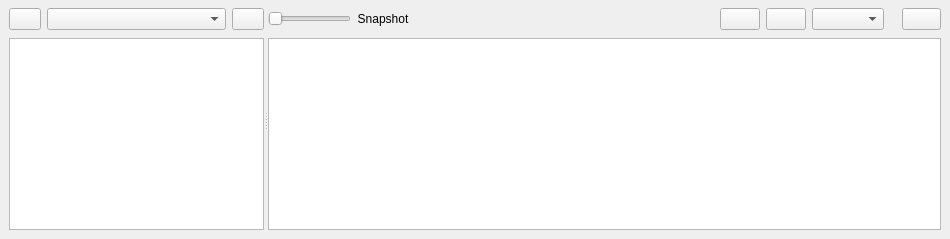
          <widget class="QWidget" name="compiledArraysTab">
           <attribute name="icon">
            <iconset resource="../Icons/icons.qrc">
             <normaloff>:/Icons/icons/spmat.png</normaloff>:/Icons/icons/spmat.png</iconset>
           </attribute>
           <attribute name="title">
            <string>Compiled arrays</string>
           </attribute>
           <layout class="QHBoxLayout" name="horizontalLayout_7">
            <property name="leftMargin">
             <number>0</number>
            </property>
            <property name="topMargin">
             <number>0</number>
            </property>
            <property name="rightMargin">
             <number>0</number>
            </property>
            <property name="bottomMargin">
             <number>0</number>
            </property>
            <item>
             <widget class="QSplitter" name="simulationDataSplitter">
              <property name="orientation">
               <enum>Qt::Orientation::Horizontal</enum>
              </property>
              <widget class="QFrame" name="frame_28">
               <property name="frameShape">
                <enum>QFrame::Shape::NoFrame</enum>
               </property>
               <property name="frameShadow">
                <enum>QFrame::Shadow::Raised</enum>
               </property>
               <layout class="QGridLayout" name="gridLayout_19">
                <property name="topMargin">
                 <number>8</number>
                </property>
                <property name="rightMargin">
                 <number>0</number>
                </property>
                <property name="verticalSpacing">
                 <number>8</number>
                </property>
                <item row="0" column="1" colspan="4">
                 <widget class="QComboBox" name="simulation_data_island_comboBox"/>
                </item>
                <item row="0" column="0">
                 <widget class="QPushButton" name="exportSimulationDataButton">
                  <property name="maximumSize">
                   <size>
                    <width>32</width>
                    <height>16777215</height>
                   </size>
                  </property>
                  <property name="toolTip">
                   <string>Export simulation data</string>
                  </property>
                  <property name="text">
                   <string/>
                  </property>
                  <property name="icon">
                   <iconset resource="../Icons/icons.qrc">
                    <normaloff>:/Icons/icons/save.png</normaloff>:/Icons/icons/save.png</iconset>
                  </property>
                 </widget>
                </item>
                <item row="0" column="5">
                 <widget class="QPushButton" name="compute_simulation_data_pushButton">
                  <property name="maximumSize">
                   <size>
                    <width>32</width>
                    <height>16777215</height>
                   </size>
                  </property>
                  <property name="toolTip">
                   <string>Update the islands dispayed</string>
                  </property>
                  <property name="text">
                   <string/>
                  </property>
                  <property name="icon">
                   <iconset resource="../Icons/icons.qrc">
                    <normaloff>:/Icons/icons/calculator.png</normaloff>:/Icons/icons/calculator.png</iconset>
                  </property>
                 </widget>
                </item>
                <item row="1" column="0" colspan="6">
                 <widget class="QTreeView" name="simulationDataStructuresTreeView">
                  <property name="animated">
                   <bool>true</bool>
                  </property>
                 </widget>
                </item>
               </layout>
              </widget>
              <widget class="QFrame" name="frame_29">
               <property name="frameShape">
                <enum>QFrame::Shape::NoFrame</enum>
               </property>
               <property name="frameShadow">
                <enum>QFrame::Shadow::Raised</enum>
               </property>
               <layout class="QGridLayout" name="gridLayout_23">
                <property name="leftMargin">
                 <number>0</number>
                </property>
                <property name="topMargin">
                 <number>8</number>
                </property>
                <property name="verticalSpacing">
                 <number>8</number>
                </property>
                <item row="0" column="3">
                 <widget class="QPushButton" name="copyArraysToNumpyButton">
                  <property name="toolTip">
                   <string>Copy to data frame to clipboard in array format</string>
                  </property>
                  <property name="text">
                   <string/>
                  </property>
                  <property name="icon">
                   <iconset resource="../Icons/icons.qrc">
                    <normaloff>:/Icons/icons/array.png</normaloff>:/Icons/icons/array.png</iconset>
                  </property>
                 </widget>
                </item>
                <item row="0" column="0">
                 <widget class="QSlider" name="compiled_arrays_step_slider">
                  <property name="toolTip">
                   <string>&lt;html&gt;&lt;head/&gt;&lt;body&gt;&lt;p&gt;&lt;span style=&quot; font-weight:700;&quot;&gt;Time slider&lt;/span&gt;&lt;/p&gt;&lt;p&gt;Move this time slider to select the appropriate time slot to view.&lt;/p&gt;&lt;p&gt;The first position sets the snapshot values, the rest attend to the time series values.&lt;/p&gt;&lt;/body&gt;&lt;/html&gt;</string>
                  </property>
                  <property name="orientation">
                   <enum>Qt::Orientation::Horizontal</enum>
                  </property>
                 </widget>
                </item>
                <item row="0" column="2">
                 <spacer name="horizontalSpacer_23">
                  <property name="orientation">
                   <enum>Qt::Orientation::Horizontal</enum>
                  </property>
                  <property name="sizeHint" stdset="0">
                   <size>
                    <width>300</width>
                    <height>20</height>
                   </size>
                  </property>
                 </spacer>
                </item>
                <item row="0" column="8">
                 <widget class="QPushButton" name="plotArraysButton">
                  <property name="minimumSize">
                   <size>
                    <width>32</width>
                    <height>0</height>
                   </size>
                  </property>
                  <property name="toolTip">
                   <string>Plot values</string>
                  </property>
                  <property name="text">
                   <string/>
                  </property>
                  <property name="icon">
                   <iconset resource="../Icons/icons.qrc">
                    <normaloff>:/Icons/icons/plot.png</normaloff>:/Icons/icons/plot.png</iconset>
                  </property>
                 </widget>
                </item>
                <item row="1" column="0" colspan="9">
                 <widget class="QTableView" name="simulationDataStructureTableView"/>
                </item>
                <item row="0" column="4">
                 <widget class="QPushButton" name="copyArraysButton">
                  <property name="minimumSize">
                   <size>
                    <width>32</width>
                    <height>0</height>
                   </size>
                  </property>
                  <property name="toolTip">
                   <string>Copy array to clipboard</string>
                  </property>
                  <property name="text">
                   <string/>
                  </property>
                  <property name="icon">
                   <iconset resource="../Icons/icons.qrc">
                    <normaloff>:/Icons/icons/copy.png</normaloff>:/Icons/icons/copy.png</iconset>
                  </property>
                 </widget>
                </item>
                <item row="0" column="5">
                 <widget class="QComboBox" name="arrayModeComboBox"/>
                </item>
                <item row="0" column="1">
                 <widget class="QLabel" name="compiled_arrays_step_label">
                  <property name="text">
                   <string>Snapshot</string>
                  </property>
                  <property name="alignment">
                   <set>Qt::AlignmentFlag::AlignCenter</set>
                  </property>
                 </widget>
                </item>
               </layout>
              </widget>
             </widget>
            </item>
           </layout>
          </widget>
